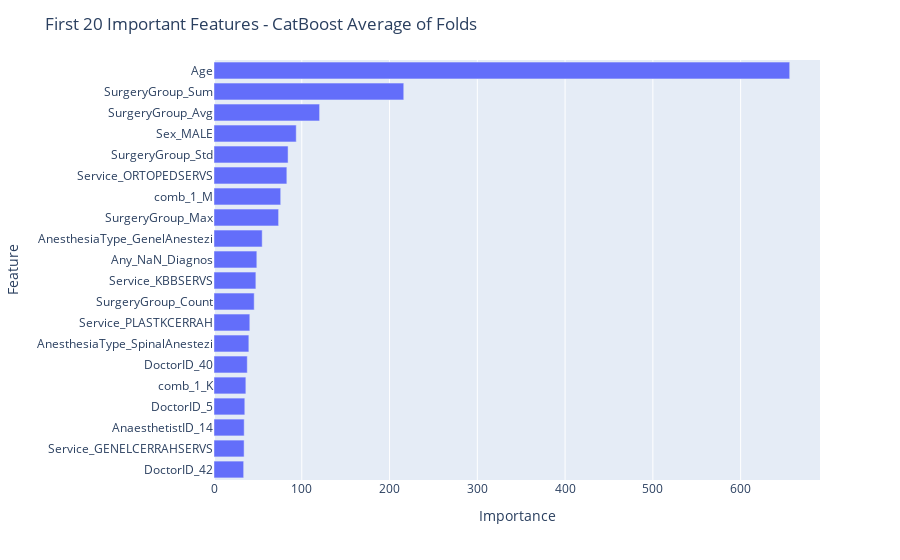

Notebook code for this chart:
### Code cell
from sklearn.model_selection import KFold
from catboost import CatBoostRegressor
import lightgbm as lgb
from sklearn.ensemble import RandomForestRegressor
from sklearn.metrics import mean_squared_error, mean_absolute_error, r2_score
import re


y = w["ElapsedTime(second)"]
X = w.drop(columns=["ElapsedTime(second)"])
X = X.rename(columns = lambda x:re.sub('[^A-Za-z0-9_]+', '', x))

mse_errs = []
rmse_errs = []
mae_errs = []
r2_errs = []

models = []

kf = KFold(n_splits=10, shuffle=True, random_state= 42)

for split_train, split_val in list(kf.split(X)):
    
    split_train = X.index[split_train]
    split_val = X.index[split_val]
    
    X_train, y_train = X.loc[split_train], y.loc[split_train]
    X_val, y_val = X.loc[split_val], y.loc[split_val]
    print("Train shape:", X_train.shape, "|", "Val Shape:", X_val.shape)

    model = lgb.LGBMRegressor()
    

    model.fit(X_train, y_train, eval_metric = 'mae',
                eval_set = [(X_val, y_val), (X_train, y_train)],
                eval_names = ['valid', 'train'],
                early_stopping_rounds = 100, verbose = 200)
    
    preds = model.predict(X_val)
    
    rmse_err = mean_squared_error(y_val, preds, squared=False)
    print("Fold RMSE: ", rmse_err)
    rmse_errs.append(rmse_err)

    mse_err = mean_squared_error(y_val, preds)
    print("Fold MSE: ", mse_err)
    mse_errs.append(mse_err)

    mae_err = mean_absolute_error(y_val, preds)
    print("Fold MAE: ", mae_err)
    mae_errs.append(mae_err)

    r2_err = r2_score(y_val, preds)
    print("Fold R2: ", r2_err)
    r2_errs.append(r2_err)

    models.append(model)
    
    print("\n", "*"*70, "\n")

import plotly.express as px
importance = [model.feature_importances_ for model in models]

f_importance = pd.concat([pd.Series(X.columns.to_list(),name='Feature'),
                        pd.Series(np.mean(importance,axis=0),name="Importance")],
                        axis=1).sort_values(by='Importance',
                                            ascending=True)

fig = px.bar(f_importance.tail(20),x='Importance',y='Feature')
fig.update_layout(
    title_text="First 20 Important Features - CatBoost Average of Folds"
)
fig.show()

### Figure 1 — Plotly figure (JSON) as saved in the notebook; plotly's stock layout.template omitted (floating-point values rounded to 4 significant figures)
{"data": [{"alignmentgroup": "True", "hovertemplate": "Importance=%{x}<br>Feature=%{y}<extra></extra>", "legendgroup": "", "marker": {"color": "#636efa", "pattern": {"shape": ""}}, "name": "", "offsetgroup": "", "orientation": "h", "showlegend": false, "textposition": "auto", "type": "bar", "x": [33.8, 34.3, 34.4, 35.1, 36.3, 37.9, 39.7, 40.8, 45.8, 47.7, 48.8, 54.9, 73.6, 76, 83, 84.4, 93.7, 120.3, 216.2, 655.9], "xaxis": "x", "y": ["DoctorID_42", "Service_GENELCERRAHSERVS", "AnaesthetistID_14", "DoctorID_5", "comb_1_K", "DoctorID_40", "AnesthesiaType_SpinalAnestezi", "Service_PLASTKCERRAH", "SurgeryGroup_Count", "Service_KBBSERVS", "Any_NaN_Diagnos", "AnesthesiaType_GenelAnestezi", "SurgeryGroup_Max", "comb_1_M", "Service_ORTOPEDSERVS", "SurgeryGroup_Std", "Sex_MALE", "SurgeryGroup_Avg", "SurgeryGroup_Sum", "Age"], "yaxis": "y"}], "layout": {"barmode": "relative", "legend": {"tracegroupgap": 0}, "margin": {"t": 60}, "title": {"text": "First 20 Important Features - CatBoost Average of Folds"}, "xaxis": {"anchor": "y", "domain": [0, 1], "title": {"text": "Importance"}}, "yaxis": {"anchor": "x", "domain": [0, 1], "title": {"text": "Feature"}}}}
